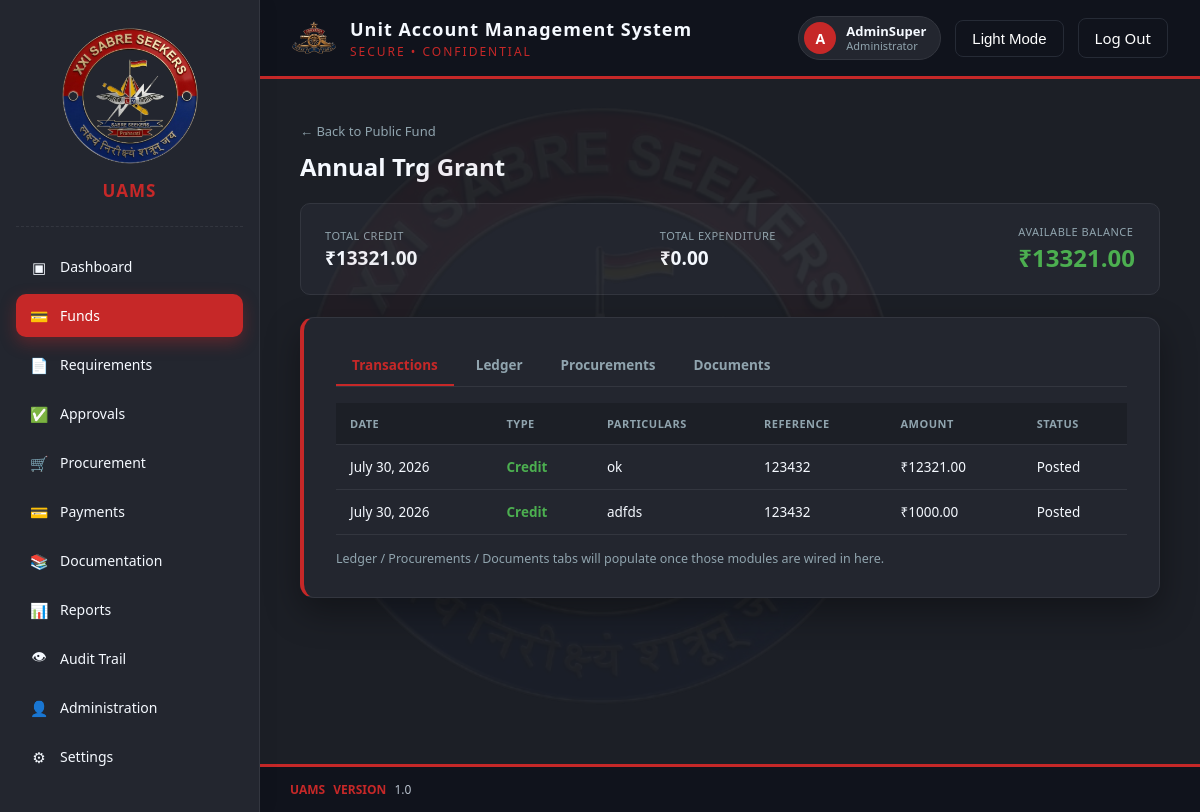
Page /finance/funds/sub-head/e71c5ec3-fc21-4b76-9688-26a798020fd8/ (signed in) on the committed database.
### authentication/models.py (models this page shows)
class User(AbstractUser):
    ROLE_CHOICES = [
        ('HEAD_CLERK', 'Head Clerk'),
        ('ACCOUNTS_CLERK', 'Accounts Clerk'),
        ('ACCOUNTS_JCO', 'Accounts JCO'),
        ('ACCOUNTS_OFFICER', 'Accounts Officer'),
        ('CFA', 'Competent Financial Authority (CFA)'),
        ('ADMINISTRATOR', 'Administrator'),
    ]
    STATUS_CHOICES = [
        ('ACTIVE', 'Active'),
        ('SUSPENDED', 'Suspended'),
        ('INACTIVE', 'Inactive'),
    ]
    id = models.UUIDField(primary_key=True, default=uuid.uuid4, editable=False)
    role = models.CharField(max_length=30, choices=ROLE_CHOICES, default='ACCOUNTS_CLERK')
    status = models.CharField(max_length=20, choices=STATUS_CHOICES, default='ACTIVE')
    class Meta:
        db_table = 'uams_users'

### masterdata/models.py (models this page shows, shortened)
class SubHead(CoreModel):
    fund_head = models.ForeignKey(
        FundHead, on_delete=models.PROTECT, related_name="sub_heads"
    )
    name = models.CharField(max_length=150)
    code = models.CharField(max_length=20)
    is_active = models.BooleanField(default=True)
    class Meta:
        db_table = "md_sub_heads"
        ordering = ["fund_head__name", "name"]
        unique_together = ("fund_head", "code")
        verbose_name_plural = "Sub Heads"

class FundHead(CoreModel):
    name = models.CharField(max_length=150, unique=True)
    code = models.CharField(max_length=20, unique=True)
    is_active = models.BooleanField(default=True)
    class Meta:
        db_table = "md_fund_heads"
        ordering = ["name"]

### finance/models.py (models this page shows, shortened)
class FundTransaction(CoreModel):
    TRANSACTION_TYPE_CHOICES = [
        ("OPENING", "Opening Balance"),
        ("CREDIT", "Additional Credit"),
        ("EXPENDITURE", "Actual Expenditure"),
        ("CREDIT_REVERSAL", "Credit Reversal"),
        ("EXPENDITURE_REVERSAL", "Expenditure Reversal"),
        ("ADJUSTMENT_CREDIT", "Credit Adjustment"),
        ("ADJUSTMENT_DEBIT", "Debit Adjustment"),
    ]
    financial_year = models.ForeignKey(
        FinancialYear,
        on_delete=models.PROTECT,
        related_name="fund_transactions",
    )
    sub_head = models.ForeignKey(
        SubHead,
        on_delete=models.PROTECT,
        related_name="fund_transactions",
    )
    transaction_type = models.CharField(
        max_length=30,
        choices=TRANSACTION_TYPE_CHOICES,
    )
    amount = models.DecimalField(
        max_digits=15,
        decimal_places=2,
        validators=[MinValueValidator(Decimal("0.01"))],
    )
    transaction_date = models.DateField(
        default=timezone.localdate,
    )
    fund_entry = models.OneToOneField(
        FundEntry,
        on_delete=models.PROTECT,
        related_name="ledger_transaction",
        blank=True,
        null=True,
    )
    reference_number = models.CharField(
        max_length=100,
        blank=True,
        null=True,
    )
    reference_type = models.CharField(
        max_length=50,
        blank=True,
        null=True,
        help_text="Example: FUND_ENTRY, PAYMENT or REVERSAL.",
    )
    reference_id = models.PositiveBigIntegerField(
        blank=True,
        null=True,
    )
    remarks = models.TextField(
        blank=True,
        null=True,
    )
    is_reversed = models.BooleanField(
        default=False,
    )
    class Meta:
        db_table = "fin_fund_transactions"
        ordering = ["-transaction_date", "-created_at"]
        verbose_name = "Fund Transaction"
        verbose_name_plural = "Fund Transactions"
    @property
    def debit_amount(self):
        debit_types = {
            "EXPENDITURE",
            "CREDIT_REVERSAL",
            "ADJUSTMENT_DEBIT",
        }
        if self.transaction_type in debit_types:
            return self.amount
        return Decimal("0.00")

### finance/views.py (the view)
@login_required
def sub_head_detail(request, pk):
    role = getattr(request.user, "role", None)
    if role not in FUND_ROLES:
        raise PermissionDenied(
            "You are not authorised to access Funds."
        )
    sub_head = get_object_or_404(
        SubHead.objects.select_related("fund_head"), pk=pk
    )
    txns = FundTransaction.objects.filter(sub_head=sub_head)
    summary = _balance_summary(txns)
    transactions = txns.order_by("-transaction_date", "-created_at")
    context = {
        "sub_head": sub_head,
        "summary": summary,
        "transactions": transactions,
        "role": role,
    }
    return render(request, "finance/sub_head_detail.html", context)

### core_base/models.py (called while the page is built)
    def get_queryset(self):
        return super().get_queryset().filter(is_deleted=False)

### finance/views.py (called while the page is built)
def _balance_summary(transaction_qs):
    totals = transaction_qs.aggregate(
        total_credit=Coalesce(
            Sum("amount", filter=Q(transaction_type__in=CREDIT_TYPES)),
            ZERO,
        ),
        total_expenditure=Coalesce(
            Sum("amount", filter=Q(transaction_type="EXPENDITURE")),
            ZERO,
        ),
        total_debit=Coalesce(
            Sum("amount", filter=Q(transaction_type__in=DEBIT_TYPES)),
            ZERO,
        ),
    )
    totals["available_balance"] = (
        totals["total_credit"] - totals["total_debit"]
    )
    return totals

### templates/finance/sub_head_detail.html (shortened to what this page needs)
{% load static %}
<!DOCTYPE html>
<html lang="en">
<head>
  <link rel="stylesheet" href="{% static 'css/style.css' %}">
</head>
<body>
<div class="app-layout">
  {% include 'partials/sidebar.html' with active_nav='funds' %}
  <div class="main-content">
    {% include 'partials/header.html' with active_nav='funds' %}
    <div class="dashboard-shell">
      <a href="{% url 'finance:fund-head-detail' sub_head.fund_head.pk %}" class="shd-back">&larr; Back to {{ sub_head.fund_head.name }}</a>
      <h2 class="shd-title">{{ sub_head.name }}</h2>
      <div class="shd-summary-card">
        <div class="shd-summary-item">
          <div class="label">Total Credit</div>
          <div class="value">&#8377;{{ summary.total_credit|floatformat:2 }}</div>
        </div>
        <div class="shd-summary-item">
          <div class="label">Total Expenditure</div>
          <div class="value">&#8377;{{ summary.total_expenditure|floatformat:2 }}</div>
        </div>
        <div class="shd-summary-item balance">
          <div class="label">Available Balance</div>
          <div class="value">&#8377;{{ summary.available_balance|floatformat:2 }}</div>
        </div>
      </div>
      <div class="card">
        <div class="shd-tabs">
          <div class="shd-tab active">Transactions</div>
          <div class="shd-tab">Ledger</div>
          <div class="shd-tab">Procurements</div>
          <div class="shd-tab">Documents</div>
        </div>
        <table class="shd-table">
          <thead>
            <tr>
              <th>Date</th>
              <th>Type</th>
              <th>Particulars</th>
              <th>Reference</th>
              <th>Amount</th>
              <th>Status</th>
            </tr>
          </thead>
          <tbody>
            {% for txn in transactions %}
              <tr>
                <td>{{ txn.transaction_date }}</td>
                <td>
                  {% if txn.debit_amount %}
                    <span class="shd-debit">Debit</span>
                  {% else %}
                    <span class="shd-credit">Credit</span>
                  {% endif %}
                </td>
                <td>{{ txn.remarks|default:txn.get_transaction_type_display }}</td>
                <td>{{ txn.reference_number|default:"-" }}</td>
                <td>&#8377;{{ txn.amount }}</td>
                <td>{% if txn.is_reversed %}Reversed{% else %}Posted{% endif %}</td>
              </tr>
            {% empty %}
              <tr><td colspan="6" class="shd-empty">No transactions recorded yet for this Sub Head.</td></tr>
            {% endfor %}
          </tbody>
        </table>
        <p style="color:var(--text-secondary); font-size:12.5px; margin-top:14px;">
          Ledger / Procurements / Documents tabs will populate once those modules are wired in here.
        </p>
      </div>
    </div>
    {% include 'partials/footer.html' %}
  </div>
</div>
</body>
</html>

### templates/partials/header.html
{% load static %}
<div class="topbar">
      <div class="brand">
        <img src="{% static 'images/main-logo.png' %}" alt="Unit Crest" class="brand-icon">
        <div>
          <h1>Unit Account Management System</h1>
           <p class="tagline">SECURE &bull; CONFIDENTIAL</p>
        </div>
      </div>
      <div class="topbar-right">
        <div class="profile-chip">
          <span class="profile-avatar">{{ user.username|slice:":1"|upper }}</span>
          <span class="profile-info">
            <span class="profile-name">{{ user.username }}</span>
            <span class="profile-role">{{ user.get_role_display }}</span>
          </span>
        </div>
        <button id="theme-toggle-btn" class="theme-toggle">Light Mode</button>
        <a href="{% url 'logout' %}" class="theme-toggle" style="text-decoration:none;">Log Out</a>
      </div>
    </div>

### rows in the picture
User: username "A", username "AdminSuper", role "Administrator"
SubHead: fund_head.name "Public Fund", name "Annual Trg Grant"
FundTransaction: transaction_date "July 30, 2026", shows "Credit", remarks "ok", reference_number "123432", amount "12321.00", is_reversed "Posted"
FundTransaction: transaction_date "July 30, 2026", shows "Credit", remarks "adfds", reference_number "123432", amount "1000.00", is_reversed "Posted"

### other values in the picture
{{ summary.total_credit|floatformat:2 }} "13321.00"
{{ summary.total_expenditure|floatformat:2 }} "0.00"
{{ summary.available_balance|floatformat:2 }} "13321.00"
